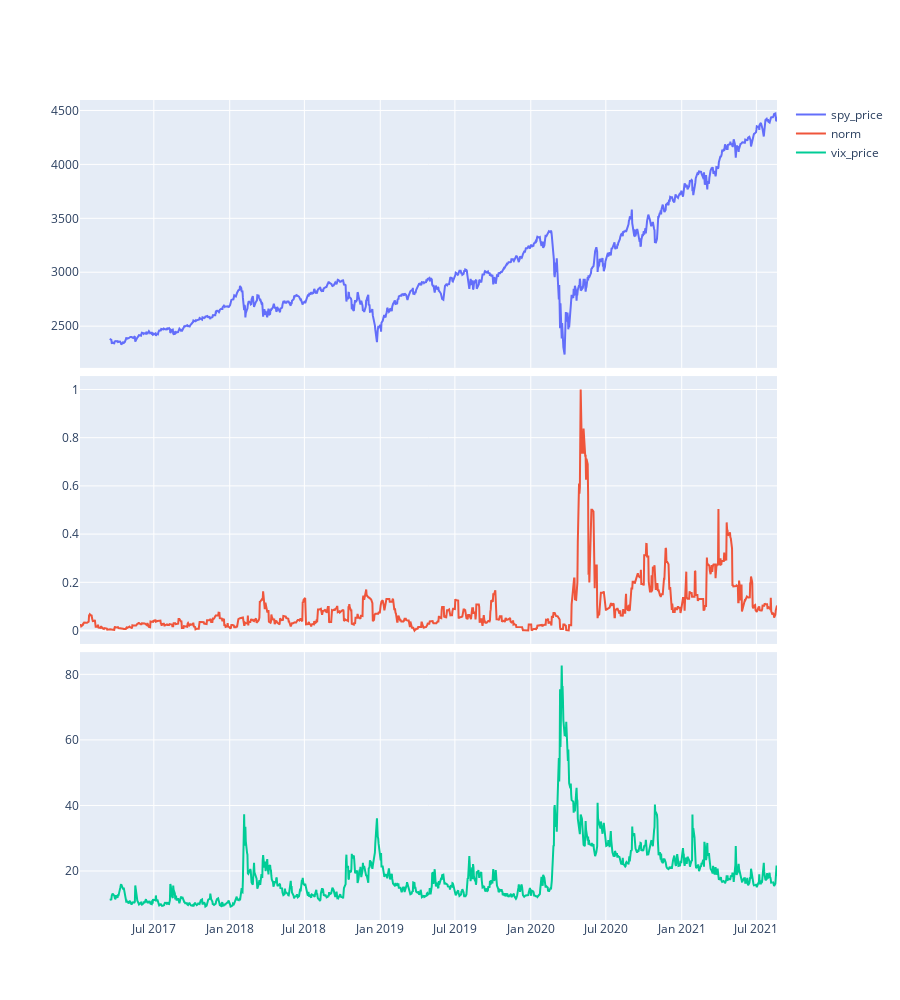

The code cell stored with this chart in its notebook:
### Code cell
# Market activity from 2017, stride

dates = ["2017-01-01", "2021-08-21"]
clean_data = yf.download("^GSPC ^VIX", start=dates[0], end=dates[1], interval = "1d", group_by = "ticker").xs("Adj Close", level=1, axis=1)

calced_df = pd.DataFrame(
    {
        # "log_price": log_price[1:],
        "spy_price": clean_data["^GSPC"][50:],
        "norm": norm[:,1][1:],
        "vix_price": clean_data["^VIX"][50:]
        # "log_returns": np.diff(log_price),
    },
    index = y_sw[1:]
)


fig = make_subplots(rows=len(calced_df.keys()), cols=1, shared_xaxes=True, vertical_spacing = 0.01)
fig.update_layout(
    height=1000,
)

# plot all time series in calced_df, if norm, first normalize array then plot
for i, col in enumerate(calced_df.keys(), start=1):
    if col == "norm":
        normed_norm = calced_df[dates[0]:dates[1]][col].values/max(calced_df[dates[0]:dates[1]][col].values)
        fig.add_trace(go.Scatter(x=calced_df[dates[0]:dates[1]][col].index, y=normed_norm, name=col), row=i, col=1)
    else:
        fig.add_trace(go.Scatter(x=calced_df[dates[0]:dates[1]][col].index, y=calced_df[dates[0]:dates[1]][col].values, name=col), row=i, col=1)
    
fig.show()

### Figure 1 — Plotly figure (JSON) as saved in the notebook; plotly's stock layout.template omitted (floating-point values rounded to 4 significant figures; data arrays with more than 128 entries replaced by an {"elided": "..."} marker saying what was removed)
{"data": [{"name": "spy_price", "type": "scatter", "x": {"elided": "1167 str values"}, "xaxis": "x", "y": {"elided": "1167 float values"}, "yaxis": "y"}, {"name": "norm", "type": "scatter", "x": {"elided": "1167 str values"}, "xaxis": "x2", "y": {"elided": "1167 float values"}, "yaxis": "y2"}, {"name": "vix_price", "type": "scatter", "x": {"elided": "1167 str values"}, "xaxis": "x3", "y": {"elided": "1167 float values"}, "yaxis": "y3"}], "layout": {"height": 1000, "xaxis": {"anchor": "y", "domain": [0, 1], "matches": "x3", "showticklabels": false}, "xaxis2": {"anchor": "y2", "domain": [0, 1], "matches": "x3", "showticklabels": false}, "xaxis3": {"anchor": "y3", "domain": [0, 1]}, "yaxis": {"anchor": "x", "domain": [0.6733, 1]}, "yaxis2": {"anchor": "x2", "domain": [0.3367, 0.6633]}, "yaxis3": {"anchor": "x3", "domain": [0, 0.3267]}}}
